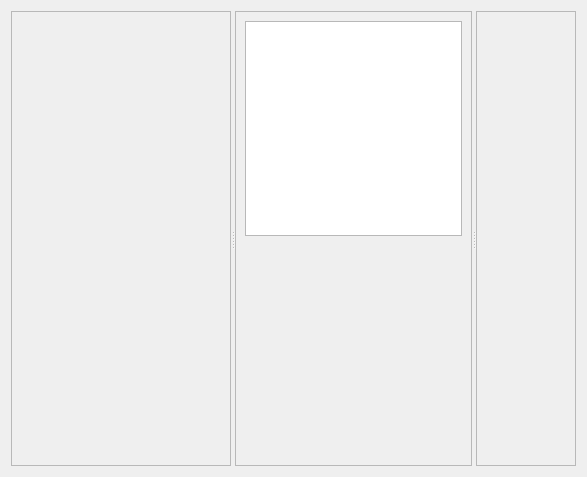
<?xml version="1.0" encoding="UTF-8"?>
<ui version="4.0">
 <class>centralWidget</class>
 <widget class="QWidget" name="centralWidget">
  <property name="geometry">
   <rect>
    <x>0</x>
    <y>0</y>
    <width>587</width>
    <height>477</height>
   </rect>
  </property>
  <property name="baseSize">
   <size>
    <width>0</width>
    <height>0</height>
   </size>
  </property>
  <property name="windowTitle">
   <string>LCAR Bot Mission Control</string>
  </property>
  <layout class="QGridLayout" name="gridLayout">
   <item row="0" column="0">
    <widget class="QSplitter" name="splitter">
     <property name="orientation">
      <enum>Qt::Horizontal</enum>
     </property>
     <widget class="QFrame" name="frame">
      <property name="baseSize">
       <size>
        <width>1</width>
        <height>1</height>
       </size>
      </property>
      <property name="frameShape">
       <enum>QFrame::StyledPanel</enum>
      </property>
      <property name="frameShadow">
       <enum>QFrame::Raised</enum>
      </property>
      <layout class="QVBoxLayout" name="verticalLayout">
       <item>
        <widget class="WidgetPFD" name="widgetPFD" native="true">
         <property name="minimumSize">
          <size>
           <width>100</width>
           <height>100</height>
          </size>
         </property>
        </widget>
       </item>
       <item>
        <widget class="QWidget" name="WidgetOverview" native="true">
         <property name="sizePolicy">
          <sizepolicy hsizetype="Maximum" vsizetype="Maximum">
           <horstretch>0</horstretch>
           <verstretch>0</verstretch>
          </sizepolicy>
         </property>
         <property name="minimumSize">
          <size>
           <width>200</width>
           <height>200</height>
          </size>
         </property>
        </widget>
       </item>
      </layout>
     </widget>
     <widget class="QFrame" name="frame_2">
      <property name="frameShape">
       <enum>QFrame::StyledPanel</enum>
      </property>
      <property name="frameShadow">
       <enum>QFrame::Raised</enum>
      </property>
      <layout class="QVBoxLayout" name="verticalLayout_2">
       <item>
        <widget class="QGraphicsView" name="UAVCamera">
         <property name="enabled">
          <bool>true</bool>
         </property>
         <property name="sizePolicy">
          <sizepolicy hsizetype="Preferred" vsizetype="Preferred">
           <horstretch>0</horstretch>
           <verstretch>0</verstretch>
          </sizepolicy>
         </property>
         <property name="sceneRect">
          <rectf>
           <x>0.000000000000000</x>
           <y>0.000000000000000</y>
           <width>0.000000000000000</width>
           <height>0.000000000000000</height>
          </rectf>
         </property>
        </widget>
       </item>
       <item>
        <widget class="QWidget" name="WidgetMission" native="true">
         <property name="minimumSize">
          <size>
           <width>100</width>
           <height>100</height>
          </size>
         </property>
        </widget>
       </item>
      </layout>
     </widget>
     <widget class="QFrame" name="frame_3">
      <property name="minimumSize">
       <size>
        <width>100</width>
        <height>0</height>
       </size>
      </property>
      <property name="frameShape">
       <enum>QFrame::StyledPanel</enum>
      </property>
      <property name="frameShadow">
       <enum>QFrame::Raised</enum>
      </property>
      <layout class="QHBoxLayout" name="horizontalLayout">
       <item>
        <widget class="QWidget" name="WidgetUAVList" native="true"/>
       </item>
      </layout>
     </widget>
    </widget>
   </item>
  </layout>
 </widget>
 <customwidgets>
  <customwidget>
   <class>WidgetPFD</class>
   <extends>QWidget</extends>
   <header>../../src/rqt_gcs/include/FIW/WidgetPFD.h</header>
   <container>1</container>
  </customwidget>
 </customwidgets>
 <resources/>
 <connections/>
</ui>
